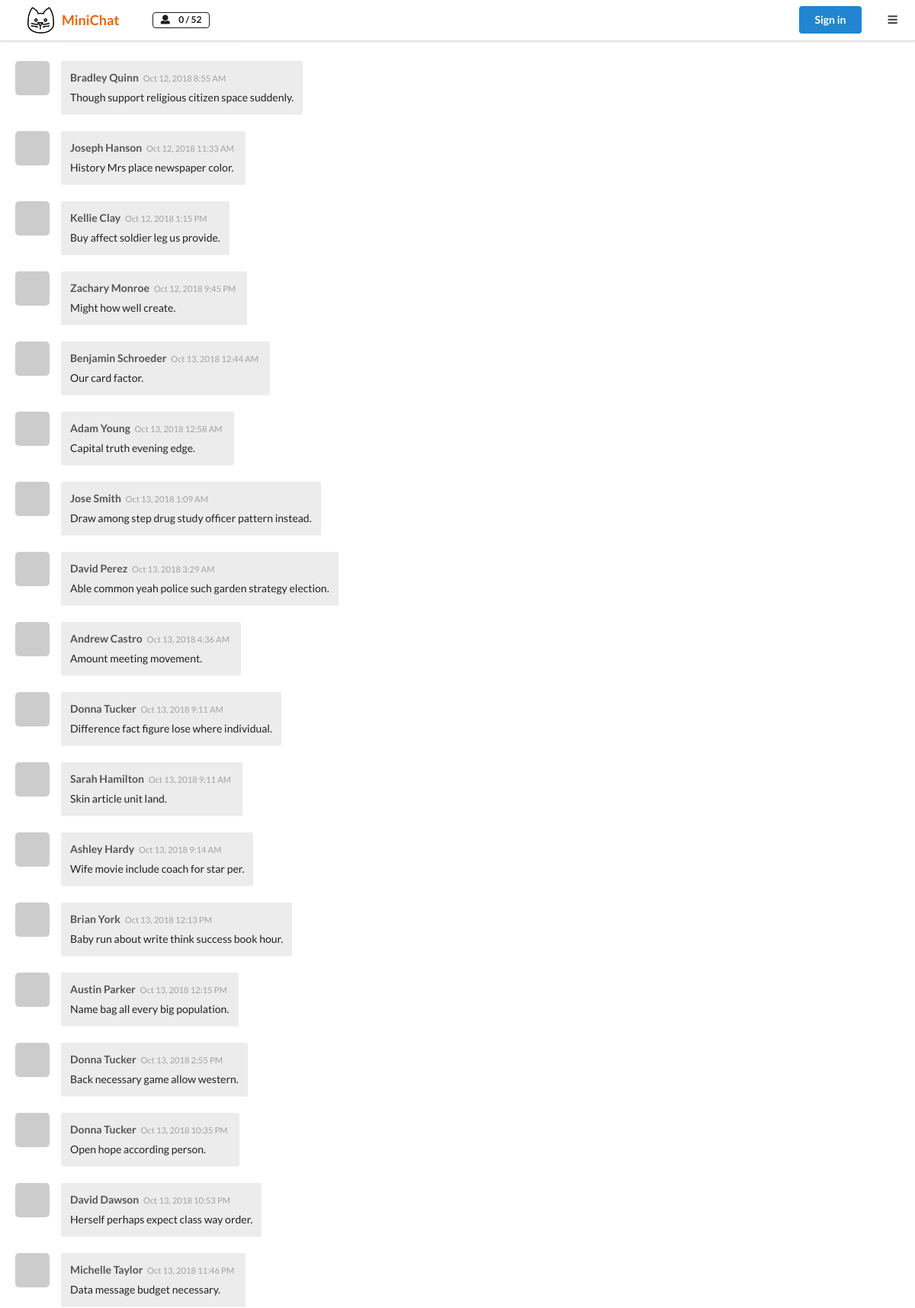
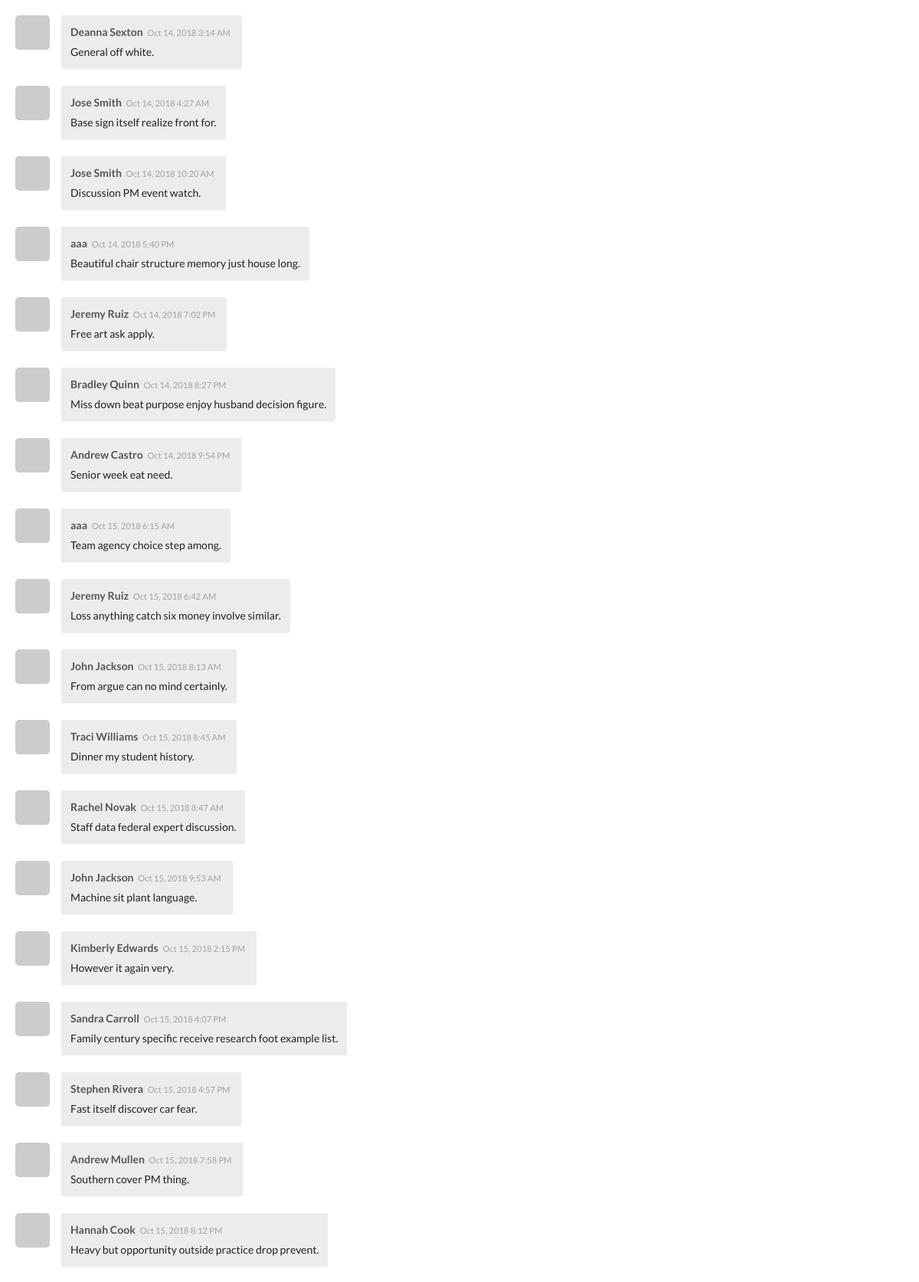
The page / (upper part) on the database its author committed (2 pictures, top to bottom).
### minichat/models.py (models this page shows, shortened)
class Message(db.Model):
    id = db.Column(db.Integer, primary_key=True)
    body = db.Column(db.Text, nullable=False)
    timestamp = db.Column(db.DateTime, default=datetime.utcnow, index=True)
    author_id = db.Column(db.Integer, db.ForeignKey('user.id'))
    author = db.relationship('User', back_populates='messages')

class User(UserMixin, db.Model):
    id = db.Column(db.Integer, primary_key=True)
    email = db.Column(db.String(254), unique=True, nullable=False)
    nickname = db.Column(db.String(30))
    password_hash = db.Column(db.String(128))
    email_hash = db.Column(db.String(128))
    github = db.Column(db.String(255))
    bio = db.Column(db.String(120))
    messages = db.relationship('Message', back_populates='author', cascade='all')
    @property
    def gravatar(self):
        return 'https://gravatar.com/avatar/%s?d=wavatar' % self.email_hash

### minichat/blueprints/chat.py (the view)
@chat_bp.route('/')
def home():
    messages = Message.query.order_by(Message.timestamp.asc())
    user_amount = User.query.count()
    return render_template('chat/home.html', messages=messages, user_amount=user_amount)

### minichat/templates/chat/home.html (shortened to what this page needs)
{% extends 'base.html' %}
{% block content %}
    <div class="pusher">
        <div class="chat-box">
            <div class="messages">
                {% include 'chat/_messages.html' %}
            </div>
        </div>
    </div>
{% endblock %}

### minichat/templates/base.html (shortened to what this page needs)
<html>
<head>
    {% block head %}
        <link rel="stylesheet" href="{{ url_for('static', filename='css/style.css') }}">
        <link rel="stylesheet" href="{{ url_for('static', filename='semantic-ui/semantic.min.css') }}">
    {% endblock %}
</head>
<body>
{% block nav %}
    <div class="ui top fixed borderless menu">
        <a class="item minichat" href="{{ url_for('chat.home') }}">
            <img src="{{ url_for('static', filename='logo.png') }}">
            <span>MiniChat</span>
        </a>
        <div class="item">
            <div class="ui label black basic" title="Online users">
                <i class="user icon"></i> <span id="user-count">0</span> / {{ user_amount }}
            </div>
        </div>
        <div class="right menu hide-on-mobile">
            {% if not current_user.is_authenticated %}
                <div class="item">
                    <a class="ui primary button" href="{{ url_for('auth.login') }}">
                        Sign in</a>
                </div>
            {% endif %}
            <a class="item" id="toggle-sidebar">
                <i class="sidebar icon"></i>
            </a>
        </div>
    </div>
{% endblock %}
{% block content %}{% endblock %}
</body>
</html>

### minichat/templates/chat/_messages.html
{% for message in messages %}
    {% include "chat/_message.html" %}
{% endfor %}

### minichat/templates/chat/_message.html
<div class="msg-box">
    <div class="picture">
        <img class="pop-card" data-position="right center" data-offset="-40"
             data-href="{{ url_for('chat.get_profile', user_id=message.author.id) }}"
             src="{{ message.author.gravatar }}">
    </div>
    <div class="msg">
        <span class="nickname">{{ message.author.nickname }}</span>
        <small class="timestamp">{{ moment(message.timestamp).format('lll') }}</small>
        <span class="message-body">{{ message.body|safe }}</span>
    </div>
</div>

### minichat/static/css/style.css (style rules this page uses)
html, body { height: 100%; margin: 0; padding: 0; }
.minichat { margin-left: 20px; }
.minichat span { padding-left: 10px; font-weight: bold; font-size: 18px; color: #f26202; }
.chat-box { height: 100%; color: #a1a1a1; margin: 0; padding: 59px 0 90px; }
.messages { height: 100%; margin: 0; overflow-y: scroll; padding: 10px 20px 10px 20px; }

### rows shown on the page
Message: author.nickname "Bradley Quinn", timestamp "Oct 12, 2018 8:55 AM", body "Though support religious citizen space suddenly."
Message: author.nickname "Joseph Hanson", timestamp "Oct 12, 2018 11:33 AM", body "History Mrs place newspaper color."
Message: author.nickname "Kellie Clay", timestamp "Oct 12, 2018 1:15 PM", body "Buy affect soldier leg us provide."
Message: author.nickname "Zachary Monroe", timestamp "Oct 12, 2018 9:45 PM", body "Might how well create."
Message: author.nickname "Benjamin Schroeder", timestamp "Oct 13, 2018 12:44 AM", body "Our card factor."
Message: author.nickname "Adam Young", timestamp "Oct 13, 2018 12:58 AM", body "Capital truth evening edge."
Message: author.nickname "Jose Smith", timestamp "Oct 13, 2018 1:09 AM", body "Draw among step drug study officer pattern instead."
Message: author.nickname "David Perez", timestamp "Oct 13, 2018 3:29 AM", body "Able common yeah police such garden strategy election."
Message: author.nickname "Andrew Castro", timestamp "Oct 13, 2018 4:36 AM", body "Amount meeting movement."
Message: author.nickname "Donna Tucker", timestamp "Oct 13, 2018 9:11 AM", body "Difference fact figure lose where individual."
Message: author.nickname "Sarah Hamilton", timestamp "Oct 13, 2018 9:11 AM", body "Skin article unit land."
Message: author.nickname "Ashley Hardy", timestamp "Oct 13, 2018 9:14 AM", body "Wife movie include coach for star per."
Message: author.nickname "Brian York", timestamp "Oct 13, 2018 12:13 PM", body "Baby run about write think success book hour."
Message: author.nickname "Austin Parker", timestamp "Oct 13, 2018 12:15 PM", body "Name bag all every big population."
Message: author.nickname "Donna Tucker", timestamp "Oct 13, 2018 2:55 PM", body "Back necessary game allow western."
Message: author.nickname "Donna Tucker", timestamp "Oct 13, 2018 10:35 PM", body "Open hope according person."
Message: author.nickname "David Dawson", timestamp "Oct 13, 2018 10:53 PM", body "Herself perhaps expect class way order."
Message: author.nickname "Michelle Taylor", timestamp "Oct 13, 2018 11:46 PM", body "Data message budget necessary."
Message: author.nickname "Deanna Sexton", timestamp "Oct 14, 2018 3:14 AM", body "General off white."
Message: author.nickname "Jose Smith", timestamp "Oct 14, 2018 4:27 AM", body "Base sign itself realize front for."
Message: author.nickname "Jose Smith", timestamp "Oct 14, 2018 10:20 AM", body "Discussion PM event watch."
Message: author.nickname "aaa", timestamp "Oct 14, 2018 5:40 PM", body "Beautiful chair structure memory just house long."
Message: author.nickname "Jeremy Ruiz", timestamp "Oct 14, 2018 7:02 PM", body "Free art ask apply."
Message: author.nickname "Bradley Quinn", timestamp "Oct 14, 2018 8:27 PM", body "Miss down beat purpose enjoy husband decision figure."
Message: author.nickname "Andrew Castro", timestamp "Oct 14, 2018 9:54 PM", body "Senior week eat need."
Message: author.nickname "aaa", timestamp "Oct 15, 2018 6:15 AM", body "Team agency choice step among."
Message: author.nickname "Jeremy Ruiz", timestamp "Oct 15, 2018 6:42 AM", body "Loss anything catch six money involve similar."
Message: author.nickname "John Jackson", timestamp "Oct 15, 2018 8:13 AM", body "From argue can no mind certainly."
Message: author.nickname "Traci Williams", timestamp "Oct 15, 2018 8:45 AM", body "Dinner my student history."
Message: author.nickname "Rachel Novak", timestamp "Oct 15, 2018 8:47 AM", body "Staff data federal expert discussion."
Message: author.nickname "John Jackson", timestamp "Oct 15, 2018 9:53 AM", body "Machine sit plant language."
Message: author.nickname "Kimberly Edwards", timestamp "Oct 15, 2018 2:15 PM", body "However it again very."
Message: author.nickname "Sandra Carroll", timestamp "Oct 15, 2018 4:07 PM", body "Family century specific receive research foot example list."
Message: author.nickname "Stephen Rivera", timestamp "Oct 15, 2018 4:57 PM", body "Fast itself discover car fear."
Message: author.nickname "Andrew Mullen", timestamp "Oct 15, 2018 7:58 PM", body "Southern cover PM thing."
Message: author.nickname "Hannah Cook", timestamp "Oct 15, 2018 8:12 PM", body "Heavy but opportunity outside practice drop prevent."

### other values the page prints
{{ user_amount }} "52"
